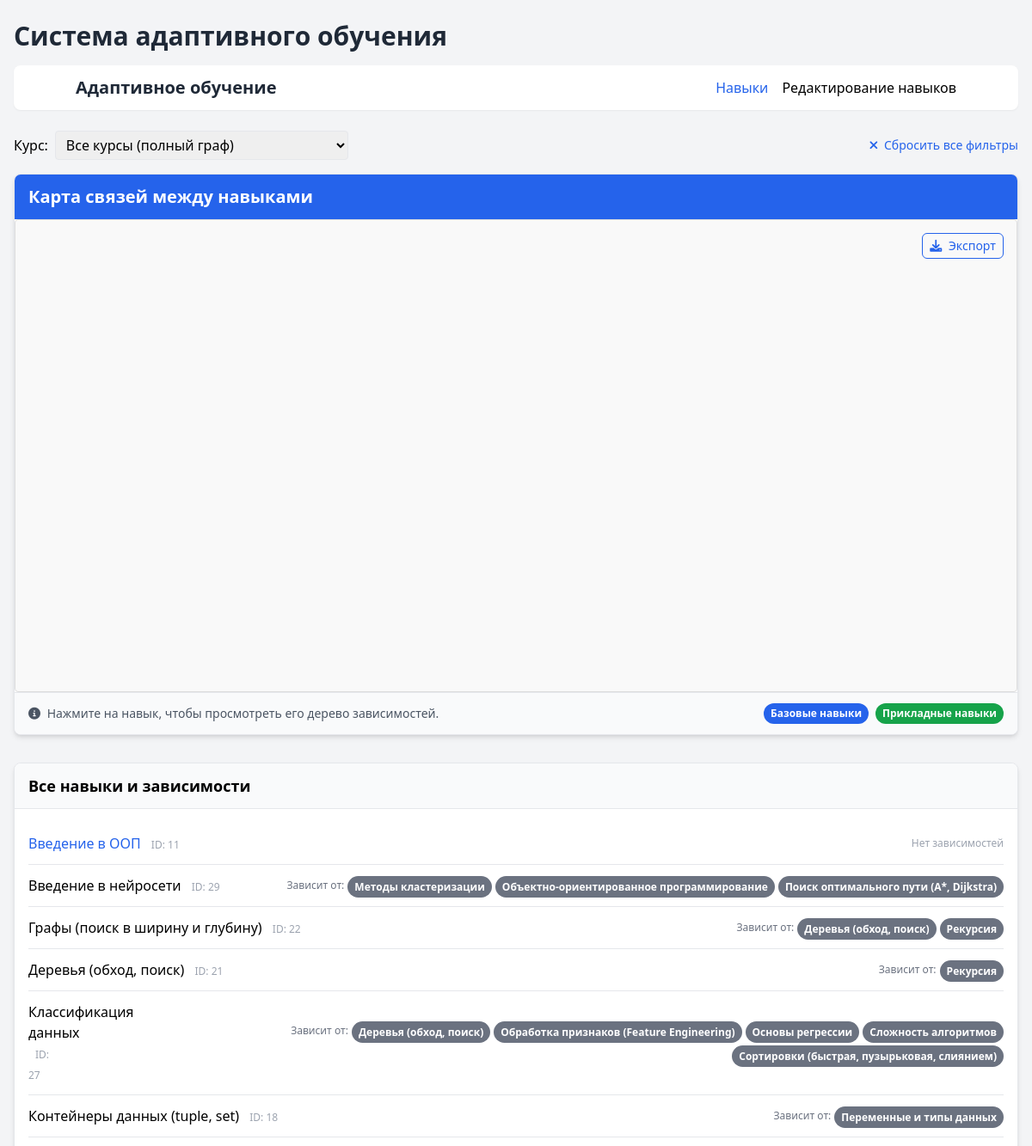
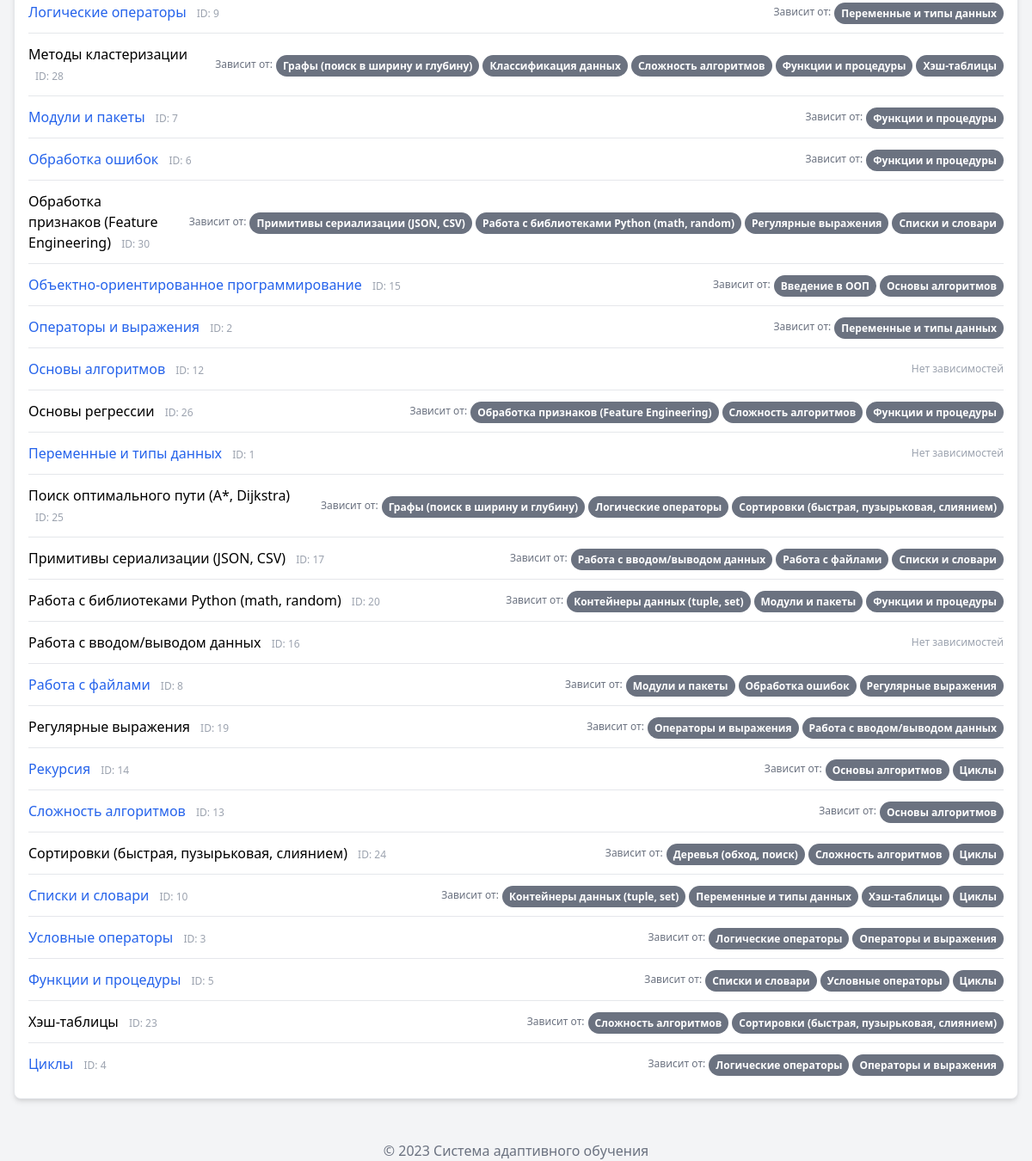
The app's page /skills/ (signed in) with its own data (2 pictures, top to bottom).
### skills/models.py (models this page shows, shortened)
class Skill(models.Model):
    name = models.CharField(max_length=255, unique=True, verbose_name="Название навыка")
    description = models.TextField(blank=True, null=True, verbose_name="Описание навыка")
    is_base = models.BooleanField(default=False, verbose_name="Базовый навык")
    courses = models.ManyToManyField(Course, related_name="skills", verbose_name="Связанные курсы")
    prerequisites = models.ManyToManyField("self", symmetrical=False, blank=True, verbose_name="Необходимые навыки", related_name="dependent_skills")
    class Meta:
        verbose_name = "Навык"
        verbose_name_plural = "Навыки"
        ordering = ["name"]

### skills/views.py (the view, shortened to what this page needs)
# urls.py: path('', views.skills_list, name='skills_list'),
@login_required
def skills_list(request):
    course_id = request.GET.get('course')
    selected_skill_id = request.GET.get('skill')
    courses = Course.objects.all().prefetch_related('skills')
    base_skills = Skill.objects.filter(is_base=True)
    if course_id == 'None':
        course_id = None
    if course_id and course_id != '':
        try:
            course = Course.objects.get(id=course_id)
            course_skills = course.skills.all().prefetch_related('prerequisites')
        except Course.DoesNotExist:
            course_skills = Skill.objects.none()
    else:
        course_skills = Skill.objects.all().prefetch_related('prerequisites')
    if selected_skill_id and selected_skill_id.isdigit():
        try:
            selected_skill = Skill.objects.get(id=selected_skill_id)
            all_skills = Skill.objects.all().prefetch_related('prerequisites')
            if course_id and course_id != '':
                if course_skills.filter(id=selected_skill.id).exists():
                    cytoscape_data = generate_cytoscape_data(course_skills, selected_skill_id)
                else:
                    cytoscape_data = generate_cytoscape_data(course_skills)
            else:
                cytoscape_data = generate_cytoscape_data(all_skills, selected_skill_id)
        except Skill.DoesNotExist:
            print(f"Ошибка: Навык с ID {selected_skill_id} не найден")
            cytoscape_data = generate_cytoscape_data(course_skills)
    else:
        cytoscape_data = generate_cytoscape_data(course_skills)
    all_skills = Skill.objects.prefetch_related('prerequisites').all()
    skill_in_course = False
    context = {
        'courses': courses,
        'base_skills': base_skills,
        'cytoscape_data': cytoscape_data,
        'selected_course_id': course_id,
        'all_skills': all_skills,
        'selected_skill_id': selected_skill_id,
        'skill_in_course': skill_in_course
    }
    return render(request, 'skills/skills_list.html', context)

### skills/templates/skills/skills_list.html (shortened to what this page needs)
<!DOCTYPE html>
<html lang="ru">
<head>
    <script src="https://cdn.tailwindcss.com"></script>
    <link rel="stylesheet" href="https://cdnjs.cloudflare.com/ajax/libs/font-awesome/6.0.0/css/all.min.css">
    <script src="https://unpkg.com/vis-data/standalone/umd/vis-data.min.js"></script>    {% load static %}
    <link rel="stylesheet" href="{% static 'skills/styles.css' %}">
</head>
<body class="bg-gray-100 pt-6">
    <div class="container mx-auto px-4 max-w-7xl">
        <header class="mb-6">
            <h1 class="text-3xl font-bold text-gray-800 mb-4">Система адаптивного обучения</h1>
            <nav class="bg-white shadow-sm rounded-lg p-3 mb-6">
                <div class="container mx-auto flex items-center justify-between">
                    <a href="/" class="text-xl font-semibold text-gray-800">Адаптивное обучение</a>
                    <ul class="flex space-x-4">
                        <li><a href="/" class="text-blue-600 font-medium">Навыки</a></li>
                        <li><a href="/edit/" class="font-medium">Редактирование навыков</a></li>
                    </ul>
                </div>
            </nav>
        </header>
        <main>
            <form method="get" class="mb-4 flex flex-wrap gap-2 items-center" id="course-filter-form">
                <label for="course" class="font-medium">Курс:</label>
                <select name="course" id="course" class="border rounded px-2 py-1">
                    <option value="" {% if not selected_course_id %}selected{% endif %}>Все курсы (полный граф)</option>
                </select>
                <a href="/" class="ml-auto text-sm text-blue-600 hover:underline">
                    <i class="fas fa-times mr-1"></i> Сбросить все фильтры
                </a>
            </form>
            <div class="mb-8">
                <div class="card relative">
                    <div class="bg-blue-600 text-white px-4 py-3 flex justify-between items-center">
                        <h4 class="text-xl font-bold m-0">Карта связей между навыками</h4>
                    </div>
                    <div class="p-0 relative">
                        <div id="network-container" class="w-full h-[550px] border-b border-gray-200"></div>
                        <div class="absolute top-4 right-4 z-50 flex gap-2">
                            <button id="export-png-btn" type="button" class="btn btn-sm btn-outline-primary" title="Экспорт графа в изображение">
                                <i class="fas fa-download mr-1"></i> Экспорт
                            </button>
                        </div>
                    </div>
                    <div class="card-footer flex flex-col sm:flex-row justify-between items-start sm:items-center gap-2">
                        <div class="text-sm text-gray-600">
                            <i class="fas fa-info-circle mr-1"></i>
                            Нажмите на навык, чтобы просмотреть его дерево зависимостей.
                        </div>
                        <div class="flex flex-wrap gap-2">
                            <span class="badge bg-blue-600">Базовые навыки</span>
                            <span class="badge bg-green-600">Прикладные навыки</span>
                        </div>
                    </div>
                </div>
            </div>
            <div class="mb-8">
                <div class="card">
                    <div class="card-header">
                        <h5 class="text-lg font-semibold m-0">Все навыки и зависимости</h5>
                    </div>
                    <div class="card-body">
                        <ul class="divide-y divide-gray-200">
                            {% for skill in all_skills %}
                            <li class="py-3 flex flex-col md:flex-row md:items-center gap-2 relative hover:bg-gray-50 transition-colors duration-150">
                                <div class="flex-1 min-w-0">
                                    <a href="?skill={{ skill.id }}&course={{ selected_course_id }}" class="font-medium {% if skill.is_base %}text-blue-600{% endif %}">
                                        {{ skill.name }}
                                    </a>
                                    <span class="text-xs text-gray-400 ml-2">ID: {{ skill.id }}</span>
                                </div>
                                <div class="flex flex-wrap gap-1 items-center md:justify-end md:ml-4 w-full md:w-auto mt-2 md:mt-0">
                                    {% if skill.prerequisites.all %}
                                        <span class="text-xs text-gray-500">Зависит от:</span>
                                        {% for prereq in skill.prerequisites.all %}
                                            <a href="?skill={{ prereq.id }}&course={{ selected_course_id }}" class="hover:opacity-80" title="Просмотреть навык {{ prereq.name }}">
                                                <span class="badge bg-gray-500 transition-colors duration-200 hover:bg-gray-600">{{ prereq.name }}</span>
                                            </a>
                                        {% endfor %}
                                    {% else %}
                                        <span class="text-xs text-gray-400">Нет зависимостей</span>
                                    {% endif %}
                                </div>
                            </li>
                            {% endfor %}
                        </ul>
                    </div>
                </div>
            </div>
        </main>
        <footer class="mt-12 text-center text-gray-500">
            <p>© 2023 Система адаптивного обучения</p>
        </footer>
    </div>
</body>
</html>

### skills/static/skills/styles.css (style rules this page uses)
#network-container { width: 100%; height: 550px; position: relative; border: 1px solid #ddd; border-radius: 4px; background-color: #f9f9f9; }

### records on screen
Skill: name "Введение в ООП", id "11", shows "Нет зависимостей"
Skill: name "Введение в нейросети", id "29"
Skill: name "Методы кластеризации", id "28"
Skill: name "Объектно-ориентированное программирование", id "15"
Skill: name "Поиск оптимального пути (A*, Dijkstra)", id "25"
Skill: name "Графы (поиск в ширину и глубину)", id "22"
Skill: name "Деревья (обход, поиск)", id "21"
Skill: name "Рекурсия", id "14"
Skill: name "Классификация данных", id "27"
Skill: name "Обработка признаков (Feature Engineering)", id "30"
Skill: name "Основы регрессии", id "26"
Skill: name "Сложность алгоритмов", id "13"
Skill: name "Сортировки (быстрая, пузырьковая, слиянием)", id "24"
Skill: name "Контейнеры данных (tuple, set)", id "18"
Skill: name "Переменные и типы данных", id "1", shows "Нет зависимостей"
Skill: name "Логические операторы", id "9"
Skill: name "Функции и процедуры", id "5"
Skill: name "Хэш-таблицы", id "23"
Skill: name "Модули и пакеты", id "7"
Skill: name "Обработка ошибок", id "6"
Skill: name "Примитивы сериализации (JSON, CSV)", id "17"
Skill: name "Работа с библиотеками Python (math, random)", id "20"
Skill: name "Регулярные выражения", id "19"
Skill: name "Списки и словари", id "10"
Skill: name "Основы алгоритмов", id "12", shows "Нет зависимостей"
Skill: name "Операторы и выражения", id "2"
Skill: name "Работа с вводом/выводом данных", id "16", shows "Нет зависимостей"
Skill: name "Работа с файлами", id "8"
Skill: name "Циклы", id "4"
Skill: name "Условные операторы", id "3"
